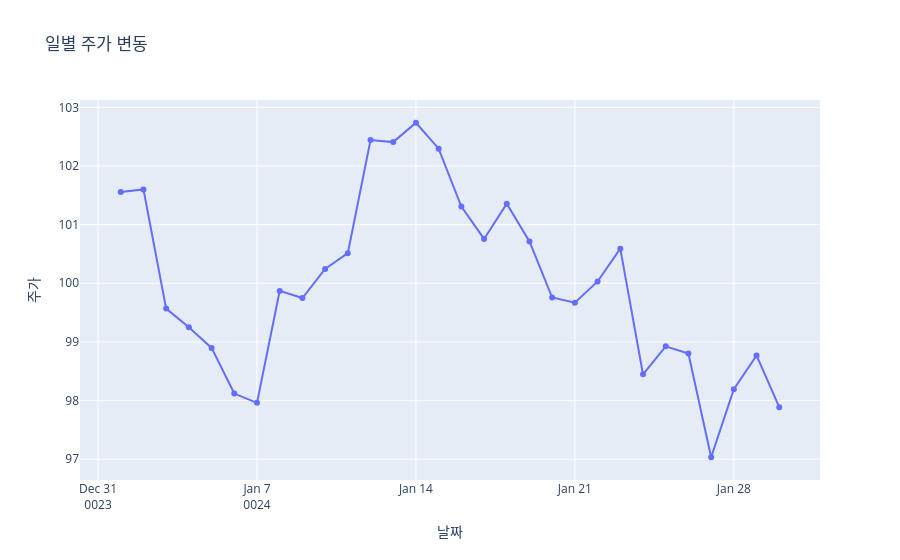

The cell this chart's notebook holds for it:
### Markdown cell above
# 선 그래프 (Line Plot)
## 기본 선 그래프

### Code cell
import plotly.express as px
import pandas as pd
import numpy as np

# 시계열 데이터 생성
dates = pd.date_range('024-01-01', periods=30, freq='D')
values = np.cumsum(np.random.randn(30)) + 100

time_series = pd.DataFrame({
    '날짜' : dates,
    '주가' : values
})

# plotly.express 패키지 : 인터렉티브 시각화 
fig = px.line(time_series, x='날짜', y='주가',
        title='일별 주가 변동',
        markers=True) # 라인을 그을떄 마다 데이터가 동그라미 형태로 지원

fig.show()

### Figure 1 — Plotly figure (JSON) as saved in the notebook; plotly's stock layout.template omitted (floating-point values rounded to 4 significant figures)
{"data": [{"hovertemplate": "날짜=%{x}<br>주가=%{y}<extra></extra>", "legendgroup": "", "line": {"color": "#636efa", "dash": "solid"}, "marker": {"symbol": "circle"}, "mode": "lines+markers", "name": "", "orientation": "v", "showlegend": false, "type": "scatter", "x": ["0024-01-01T00:00:00.000000", "0024-01-02T00:00:00.000000", "0024-01-03T00:00:00.000000", "0024-01-04T00:00:00.000000", "0024-01-05T00:00:00.000000", "0024-01-06T00:00:00.000000", "0024-01-07T00:00:00.000000", "0024-01-08T00:00:00.000000", "0024-01-09T00:00:00.000000", "0024-01-10T00:00:00.000000", "0024-01-11T00:00:00.000000", "0024-01-12T00:00:00.000000", "0024-01-13T00:00:00.000000", "0024-01-14T00:00:00.000000", "0024-01-15T00:00:00.000000", "0024-01-16T00:00:00.000000", "0024-01-17T00:00:00.000000", "0024-01-18T00:00:00.000000", "0024-01-19T00:00:00.000000", "0024-01-20T00:00:00.000000", "0024-01-21T00:00:00.000000", "0024-01-22T00:00:00.000000", "0024-01-23T00:00:00.000000", "0024-01-24T00:00:00.000000", "0024-01-25T00:00:00.000000", "0024-01-26T00:00:00.000000", "0024-01-27T00:00:00.000000", "0024-01-28T00:00:00.000000", "0024-01-29T00:00:00.000000", "0024-01-30T00:00:00.000000"], "xaxis": "x", "y": [101.6, 101.6, 99.57, 99.25, 98.9, 98.12, 97.96, 99.87, 99.75, 100.2, 100.5, 102.4, 102.4, 102.7, 102.3, 101.3, 100.8, 101.4, 100.7, 99.76, 99.67, 100.0, 100.6, 98.45, 98.93, 98.8, 97.03, 98.19, 98.77, 97.89], "yaxis": "y"}], "layout": {"legend": {"tracegroupgap": 0}, "title": {"text": "일별 주가 변동"}, "xaxis": {"anchor": "y", "domain": [0, 1], "title": {"text": "날짜"}}, "yaxis": {"anchor": "x", "domain": [0, 1], "title": {"text": "주가"}}}}
